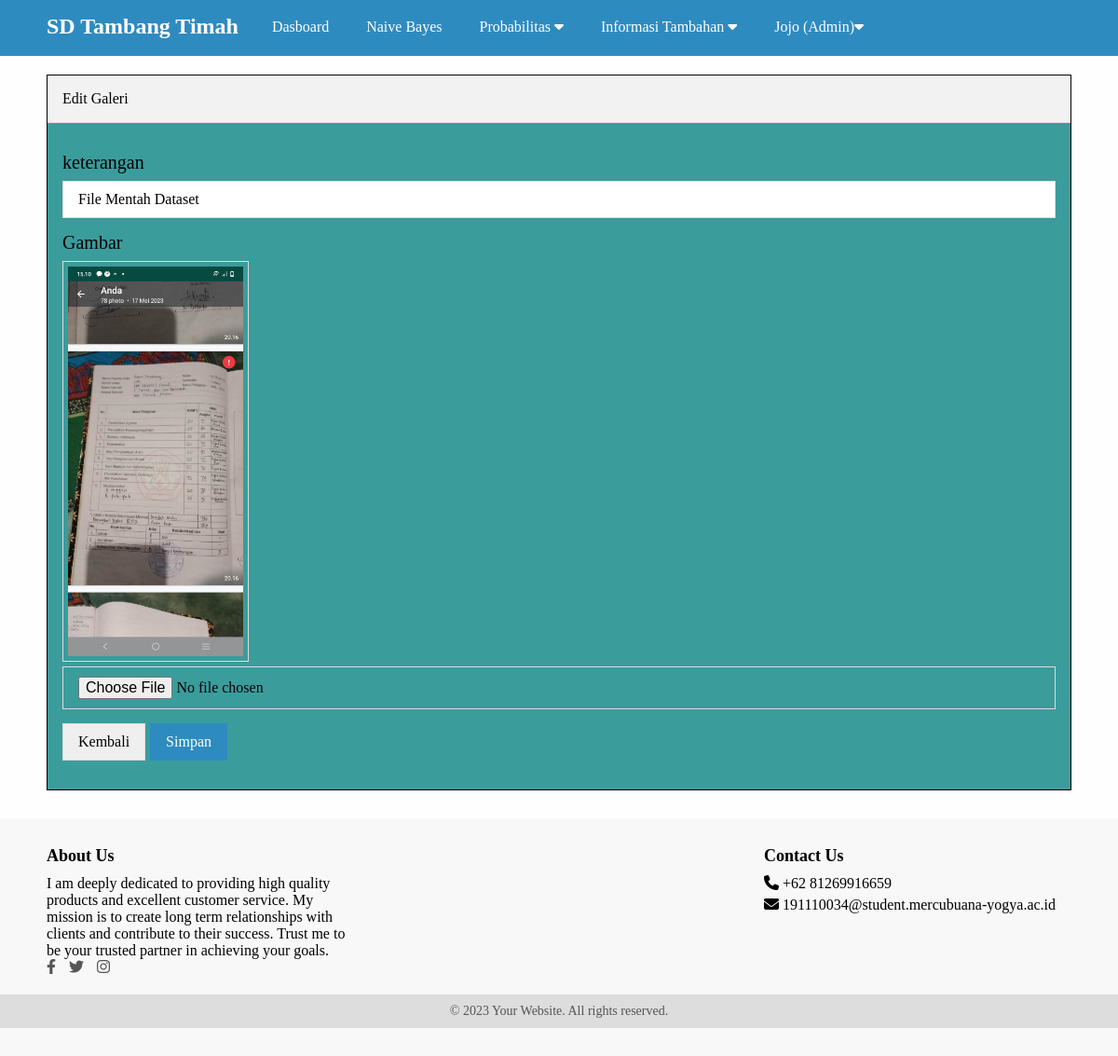
/admin/edit-galeri.php?id=18 (signed in), run on the app's committed database.
### tables this page shows
CREATE TABLE `galeri` (
  `id` int(11) NOT NULL,
  `foto` varchar(50) NOT NULL,
  `keterangan` varchar(50) NOT NULL,
  `created_at` timestamp NOT NULL DEFAULT current_timestamp(),
  `updated_at` datetime DEFAULT NULL
);

### admin/edit-galeri.php (the view, shortened to what this page needs)
<?php include 'header.php' ?>
<?php
	$galeri = mysqli_query($conn, "SELECT * fROM galeri WHERE id = '".$_GET['id']."'");
		 $p = mysqli_fetch_object($galeri);
?>
		<div class="content">
			<div class="container">
				<div class="box">
				<div class="box-header">
				Edit Galeri</div>
				<div class="box-body">
					<form action="" method="POST" enctype="multipart/form-data">
							<div class="form-group">
							<label>keterangan</label>
							<input type="text" name="keterangan" placeholder="keterangan"  value="<?=$p->keterangan ?>" class="input-control" required>
						</div>
						<div class="form-group">
							<label>Gambar</label>
							<img src="../uploads/galeri/<?= $p->foto ?>" width="200px" class="image">
							<input type="file" name="gambar" class="input-control">
						</div>
						<button type="button" class="btn" onclick="window.location = 'galeri.php'">Kembali</button>
						<input type="submit" name="submit" value="Simpan" class="btn btn-blue">
					</form>
				</div>
			</div>
		</div>
	</div>
<?php include 'footer.php' ?>

### assets/css/style.css (style rules this page uses)
* { margin: 0; padding: 0; font-family: 'Arvo', serif; box-sizing: border-box; }
.container { width: 1140px; margin: 0 auto; }
.bg-light { background-color: #fefefe; }
.box { border:1px solid #000000; background-color: #3EA99F; }
.box-header { padding: 16px; border-bottom: 1px solid #ddd; background-color: #f2f2f2; }
.box-body { padding: 16px; background-color: #3B9C9C; font-size: 20px; }
form { margin: 15px 0; }
.form-group { margin-bottom: 15px; }
.form-group label { display: block; margin-bottom: 8px; }
.form-group .input-control { padding: 10px 16px; width: 100%; font-size: 16px; border: 1px solid #ddd; }
.btn { border: 1px solid #ddd; padding: 10px 16px; font-size: 16px; }
.btn-blue { background-color: #2E8BC0; color: #fff; border: 1px solid #2E8BC0; }
.content { padding: 80px 0 30px 0; }
.image { border: 1px solid #ddd; padding: 5px; }

### admin/footer.php (style rules this page uses)
.container { max-width: 1200px; margin: 0 auto; padding: 0 20px; }

### data on the page
galeri: keterangan "File Mentah Dataset", foto (picture)

### other printed values
$_SESSION['uname'] "Jojo"
$_SESSION['ulevel'] "Admin"
